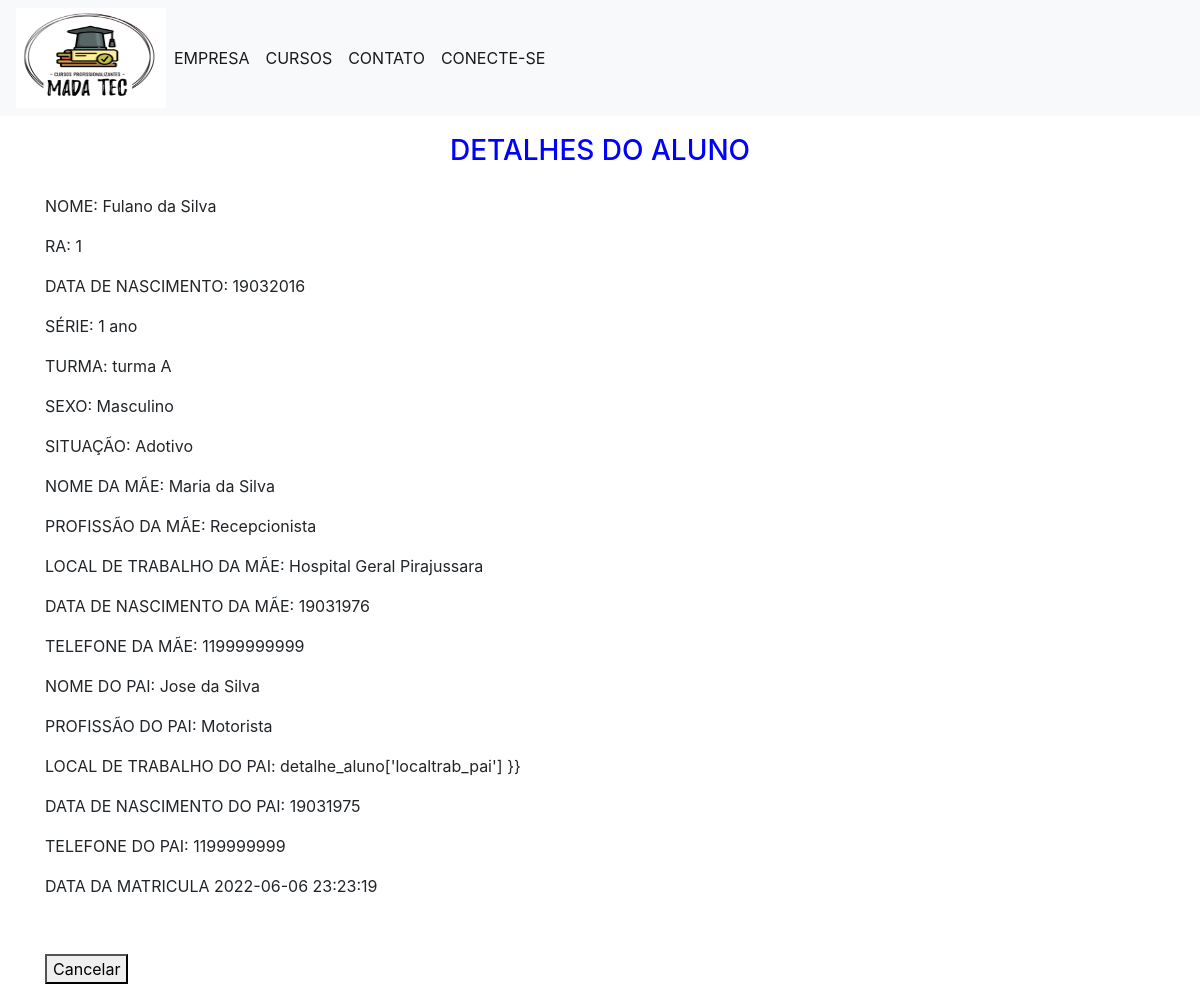
The page /1 on the database its author committed.
### app.py (models this page shows)
class Aluno(db.Model):
    _tablename_ = 'aluno'
    ra = db.Column(db.Integer, primary_key=True)
    nome_aluno = db.Column(db.String(60), nullable=False)
    nascimento = db.Column(db.Integer)
    num_ser = db.Column(db.String(15))
    turma = db.Column(db.String(10))
    sexo = db.Column(db.String(10))
    situacao = db.Column(db.String(10))
    nome_mae = db.Column(db.String(60))
    profissao_mae = db.Column(db.String(40))
    localtrab_mae = db.Column(db.String(40))
    nasc_mae = db.Column(db.Integer)
    fone_mae = db.Column(db.Integer)
    nome_pai = db.Column(db.String(60))
    profissao_pai = db.Column(db.String(40))
    localtrab_pai = db.Column(db.String(40))
    nasc_pai = db.Column(db.Integer)
    fone_pai = db.Column(db.Integer)
    created = db.Column(db.DateTime, default=datetime.datetime.utcnow)

### app.py (the view)
@app.route('/<int:ra>')
def detalhe_aluno(ra):
    detalhe = get_aluno(Aluno, ra)
    return render_template('/consultar_aluno.html', detalhe_aluno=detalhe)

### app.py (called while the page is built)
def get_aluno(Aluno, ra):
    aluno = Aluno.query.filter_by(ra=ra).first()
    if aluno is None:
        abort(484)
    return aluno

### Templates/consultar_aluno.html
{% extends 'base.html' %}
{% block content %}
    <h3>{% block title %} DETALHES DO ALUNO {% endblock %} </h3>
    <p><label_aluno> NOME: </label_aluno>   <detalhe_aluno>{{ detalhe_aluno['nome_aluno'] }}
    <p><p><label_aluno>RA: </label_aluno>   <detalhe_aluno>{{ detalhe_aluno['ra'] }}</p>
    <p><p><label_aluno>DATA DE NASCIMENTO: </label_aluno>   <detalhe_aluno>{{ detalhe_aluno['nascimento'] }} </p>
    <p><p><label_aluno>SÉRIE: </label_aluno>   <detalhe_aluno>{{ detalhe_aluno['num_ser'] }} </p>
    <p><p><label_aluno>TURMA: </label_aluno>   <detalhe_aluno>{{ detalhe_aluno['turma'] }} </p>
    <p><p><label_aluno>SEXO: </label_aluno>   <detalhe_aluno>{{ detalhe_aluno['sexo'] }} </p>
    <p><p><label_aluno>SITUAÇÃO: </label_aluno>   <detalhe_aluno>{{ detalhe_aluno['situacao'] }} </p>
    <p><p><label_aluno>NOME DA MÃE: </label_aluno>   <detalhe_aluno>{{ detalhe_aluno['nome_mae'] }} </p>
    <p><p><label_aluno>PROFISSÃO DA MÃE: </label_aluno>   <detalhe_aluno>{{ detalhe_aluno['profissao_mae'] }} </p>
    <p><p><label_aluno>LOCAL DE TRABALHO DA MÃE:</label_aluno>   <detalhe_aluno>{{ detalhe_aluno['localtrab_mae'] }} </p>
    <p><p><label_aluno>DATA DE NASCIMENTO DA MÃE:</label_aluno>   <detalhe_aluno>{{ detalhe_aluno['nasc_mae'] }} </p>
    <p><p><label_aluno>TELEFONE DA MÃE:</label_aluno>   <detalhe_aluno>{{ detalhe_aluno['fone_mae'] }} </p>
    <p><p><label_aluno>NOME DO PAI:</label_aluno>   <detalhe_aluno>{{ detalhe_aluno['nome_pai'] }} </p>
    <p><p><label_aluno>PROFISSÃO DO PAI:</label_aluno>   <detalhe_aluno>{{ detalhe_aluno['profissao_pai'] }} </p>
    <p><p><label_aluno>LOCAL DE TRABALHO DO PAI:</label_aluno>   <detalhe_aluno> detalhe_aluno['localtrab_pai'] }} </p>
    <p><p><label_aluno>DATA DE NASCIMENTO DO PAI:</label_aluno>   <detalhe_aluno>{{ detalhe_aluno['nasc_pai'] }} </p>
    <p><p><label_aluno>TELEFONE DO PAI:</label_aluno>   <detalhe_aluno>{{ detalhe_aluno['fone_pai'] }} </p>
    <p><p><label_aluno>DATA DA MATRICULA</label_aluno>   <detalhe_aluno>{{ detalhe_aluno['created'] }} </p>
<br>
<p><form action="{{ url_for('menu_area_logada') }}"><button type="submit">Cancelar</button></form></p>
{% endblock %}

### static/estilo.css (style rules this page uses)
h3 { color: blue; text-align: center; padding: 18px; }

### rows shown on the page
Aluno: nome_aluno "Fulano da Silva", ra "1", nascimento "19032016", num_ser "1 ano", turma "turma A", sexo "Masculino", situacao "Adotivo", nome_mae "Maria da Silva", profissao_mae "Recepcionista", localtrab_mae "Hospital Geral Pirajussara", nasc_mae "19031976", fone_mae "11999999999", nome_pai "Jose da Silva", profissao_pai "Motorista", nasc_pai "19031975", fone_pai "1199999999", created "2022-06-06 23:23:19"
